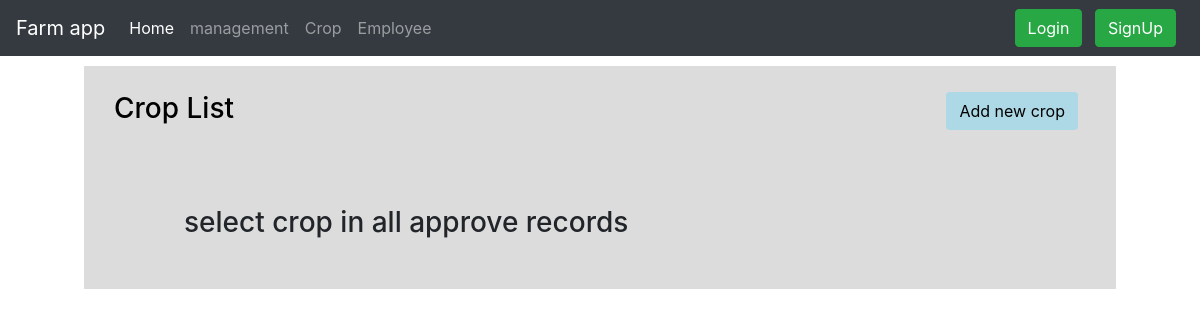
Before: /management/crop/ with the older database file.
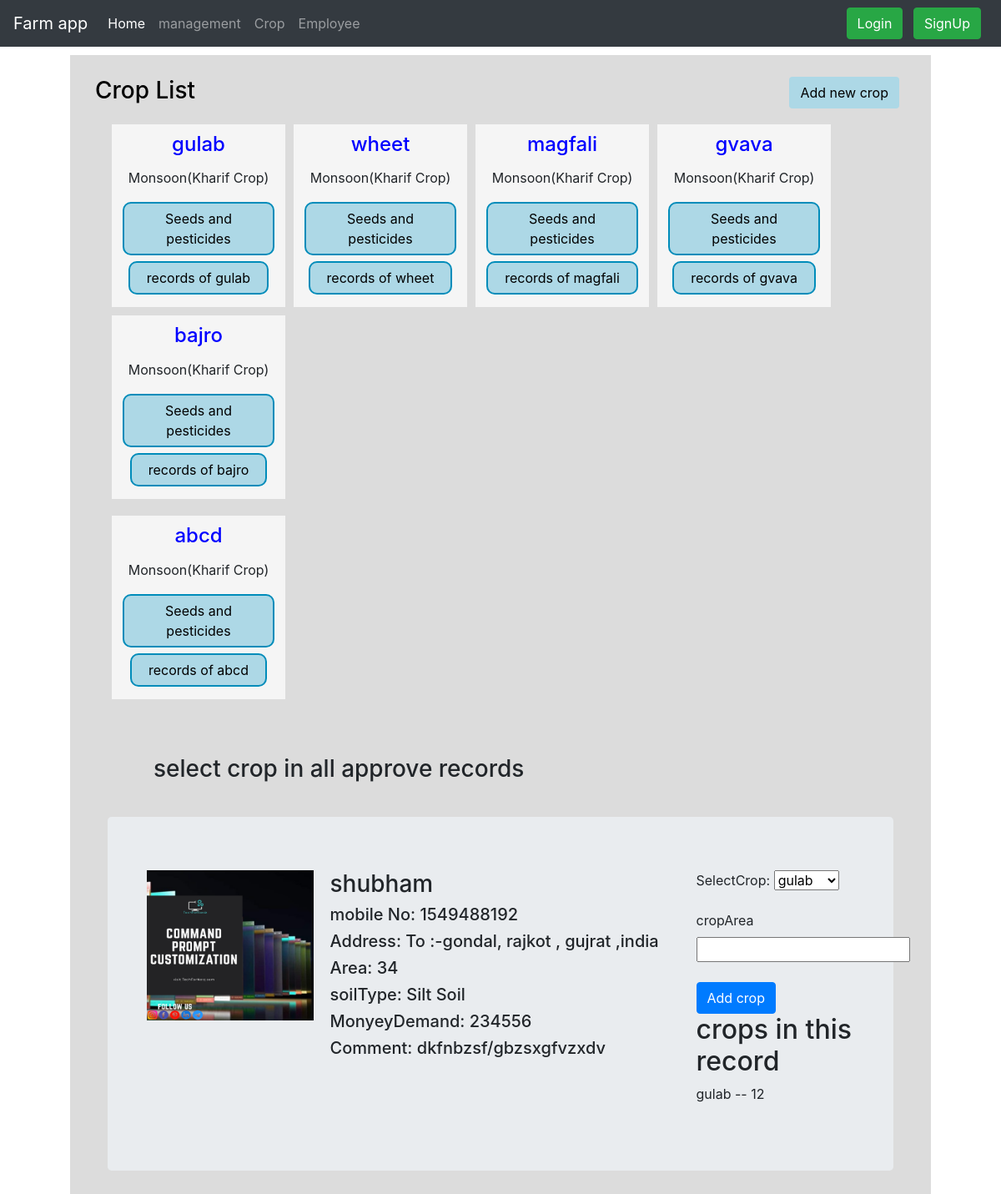
After: the same page with the newer database file.
### management/models.py (models this page shows, shortened)
class crop(models.Model):
    monsoon = "Monsoon(Kharif Crop)"
    winter = "Winter(Rabi Crop)"
    summer ="Summer(Zaid Crop)"
    SEASON_CHOICES = (
        (monsoon, "Monsoon(Kharif Crop)"),
        (winter, "Winter(Rabi Crop)"),
        (summer, "Summer(Zaid Crop)"),
    )
    food = "FoodCrop(Grains)"
    fruits = "Fruits"
    veg = "Vegetables"
    NonFood = "Non FoodCrop"
    TYPE_CHOICES = (
        (food, "FoodCrop(Grains)"),
        (fruits, "Fruits"),
        (veg, "Vegetables"),
        (NonFood, "Non FoodCrop"),
    )
    crop_id=models.AutoField(primary_key=True)
    cropName=models.CharField(max_length=30, blank=False, null=False)
    cropType = models.CharField(max_length=40, choices=TYPE_CHOICES, default=food)
    totalStorage=models.IntegerField(default=0)
    cropSeason = models.CharField(max_length=40, choices=SEASON_CHOICES, default=monsoon)

### user/models.py (models this page shows, shortened)
class UserRecord(models.Model):
    sandySoil = "Sandy soil"
    siltSoil = "Silt Soil"
    claySoil = "Clay Soil"
    loamySoil = "Loamy Soil"
    SOIL_CHOICES = (
        (sandySoil, "Sandy Soil"),
        (siltSoil, "Silt Soil"),
        (claySoil, "Clay Soil"),
        (loamySoil, "Loamy Soil"),
    )
    approved="approved"
    pending="pending"
    rejected="rejected"
    Approvement=((approved,"approved"),
    (pending,"pending"),
    (rejected,"rejected"),)
    recordId = models.AutoField(primary_key=True)
    user = models.ForeignKey(User, on_delete=models.CASCADE)
    name = models.CharField(max_length=30, blank=False, null=False)
    mobileNo = models.CharField(max_length=10, blank=False, null=False)
    farmaddress = models.CharField(max_length=150, blank=False, null=False)
    farmArea = models.IntegerField(default=0)
    soilType = models.CharField(max_length=11, choices=SOIL_CHOICES, default=siltSoil)
    moneyDemand = models.IntegerField(default=0)
    farmImage = models.ImageField(upload_to='user/farm/', default="")
    extraComment = models.TextField()
    status=models.CharField(max_length=11, choices=Approvement, default=pending)
    selectCrop = models.ManyToManyField(crop,blank=True)
    timestamp = models.DateTimeField(default=now)

class cropArea(models.Model):
    crQ_id=models.AutoField(primary_key=True)
    userRecord= models.ForeignKey(UserRecord, on_delete=models.CASCADE)
    crop = models.ForeignKey(crop, on_delete=models.CASCADE)
    Area = models.PositiveIntegerField()

### management/views.py (the view, shortened to what this page needs)
# urls.py: path("crop/",views.cropRecord,name='CropDepartment'),
def cropRecord(request):
    crp=[]
    if request.POST.get("AddNewCrop"):
        form = CropForm(request.POST)
        if form.is_valid():
            form.save()
            messages.info(request, 'You have added new crop record successfully.')
            return redirect('/management/crop/')
    else:
        form = CropForm()
        addCropToRecordForm=addCropToRecord()
    cropRecord = crop.objects.all()
    recordsApproved = UserRecord.objects.filter(status="approved").order_by('timestamp')
    for recordNum in recordsApproved:
        ToHandle = cropArea.objects.filter(userRecord=recordNum)
        crp.append(ToHandle)
    dict = {'form': form,'addCrop':addCropToRecordForm,'cropRecord':cropRecord,'recordsApproved':recordsApproved,'crp':crp,'mylist' :zip(recordsApproved, crp)}
    return render(request, 'management/crop.html', dict)

### management/forms.py
class CropForm(forms.ModelForm):
    class Meta:
        model = crop
        fields = ('cropName','cropType','cropSeason','totalStorage',)

class addCropToRecord(forms.ModelForm):
    class Meta:
        model = UserRecord
        fields = ('selectCrop',)

### management/templates/management/crop.html (shortened to what this page needs)
{% extends "management/base.html" %}
{% block body %}
<div class="bdy">
<div class="container mt-3">
  <div class="row">
    <div class="col-10.5 mr-auto">
      <h3 class="h3Crop" >Crop List</h3>
    </div>
    <div class="col-1.5">
<button type="button" class="btn mr-2 " style="background-color:lightblue" data-toggle="modal" data-target="#RecordModal">
Add new crop
</button>
    </div>
  </div>
</div>
<div class="containerCrop">
  <div class="rowCrop">
      {% for x in cropRecord %}
      <div class="colCrop">
          <center><b><h4 style="color:blue;margin-bottom:14px;">{{x.cropName}}</h4></b>{{x.cropSeason}}
          <a href="{{x.crop_id}}"> <button id="{{x.crop_id}}" style="margin:17px 3px 2px;" class="buttonReadMore buttonReadMore2">Seeds and pesticides</button></a>
          <a href="cropRecords/{{x.crop_id}}"> <button id="{{x.crop_id}}" style="margin:5px 3px;"class="buttonReadMore buttonReadMore2">records of {{x.cropName}}</button></a></center>
      </div>
      {% if forloop.counter|divisibleby:5%}
  </div>
    <div class="rowCrop">
      {% endif %}
      {% endfor %}
  </div>
</div>
<br><br><br>
<h3 style="margin:-20px 0 40px 70px;">select crop in all approve records</h3>
{% for recordsApproved,l in mylist%}
    <main role="main" class="container">
      <div class="jumbotron">
        <div class="container">
  <div class="row">
    <div class="col-lg-3">
      <img src="/media/{{recordsApproved.farmImage}}" width="200px" height="180px"  alt="">
    </div>
    <div class="col-lg-6">
        <h3>{{recordsApproved.name}}</h3>
        <h5>mobile No: {{recordsApproved.mobileNo}}</h5>
        <h5>Address: {{recordsApproved.farmaddress}}</h5>
        <h5>Area: {{recordsApproved.farmArea}}</h5>
        <h5>soilType: {{recordsApproved.soilType}}</h5>
        <h5>MonyeyDemand: {{recordsApproved.moneyDemand}}</h5>
        <h5>Comment: {{recordsApproved.extraComment}}</h5>
            </div>
            <div class="col-lg-3">
        <form action= "/management/crop/" method='post' >
        <p><label for="id_selectCrop">SelectCrop:</label>
         <select name="selectCrop" id="id_selectCrop">
  {% for i in cropRecord %}
  <option value="{{i.crop_id}}">{{i.cropName}}</option>
  {% endfor %}
</select></p>
        <label for="croparea">cropArea</label>
        <input type="number" name="croparea" /><br><br>
        <button type="submit" name="AddCropToRecord" value="{{recordsApproved.recordId}}" class="btn btn-primary">Add crop</button>
        </form>
        <h2>crops in this record</h2>
        {% for j in l %}
        <p>{{j.crop.cropName}} -- {{j.Area}}</p>
        {% endfor %}
            </div>
          </div>
        </div>
      </div>
    </main>
    {% endfor %}
</div>
{% endblock %}

Changed rows visible on the page:
added crop: cropName "gulab", cropSeason "Monsoon(Kharif Crop)"
added crop: cropName "wheet", cropSeason "Monsoon(Kharif Crop)"
added crop: cropName "magfali", cropSeason "Monsoon(Kharif Crop)"
added crop: cropName "gvava", cropSeason "Monsoon(Kharif Crop)"
added crop: cropName "bajro", cropSeason "Monsoon(Kharif Crop)"
added crop: cropName "abcd", cropSeason "Monsoon(Kharif Crop)"
added UserRecord: farmImage (picture), name "shubham", mobileNo "1549488192", farmaddress "To :-gondal, rajkot , gujrat ,india", farmArea "34", soilType "Silt Soil", moneyDemand "234556", extraComment "dkfnbzsf/gbzsxgfvzxdv", {{ recordsApproved.recordId }} 1 (drawn)
added cropArea: crop.cropName "gulab", Area "12"
